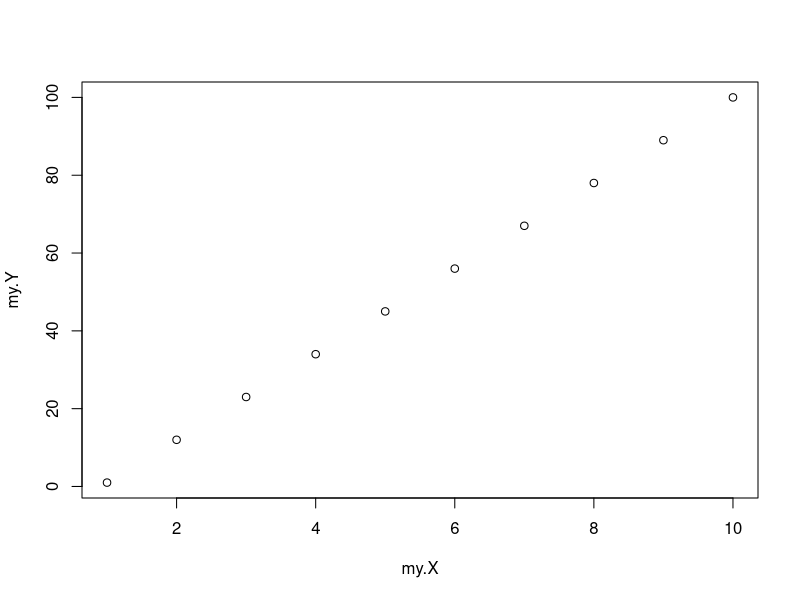
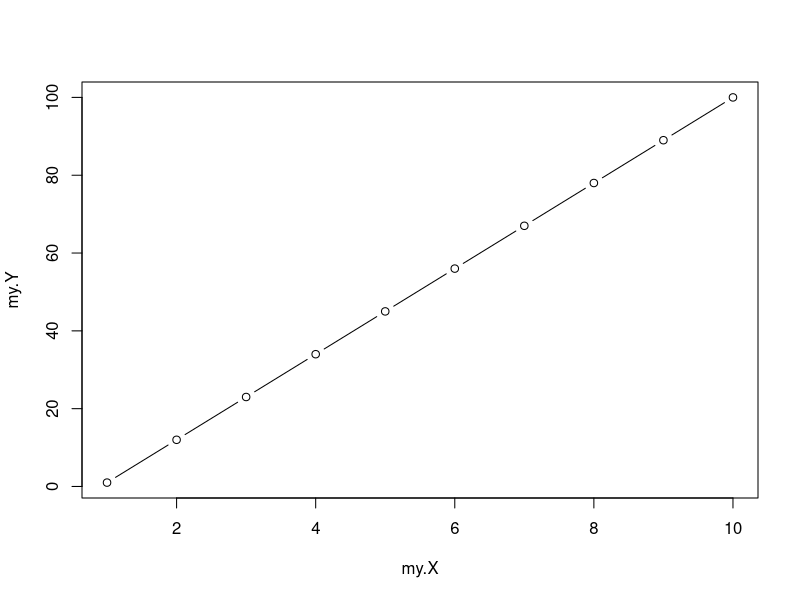
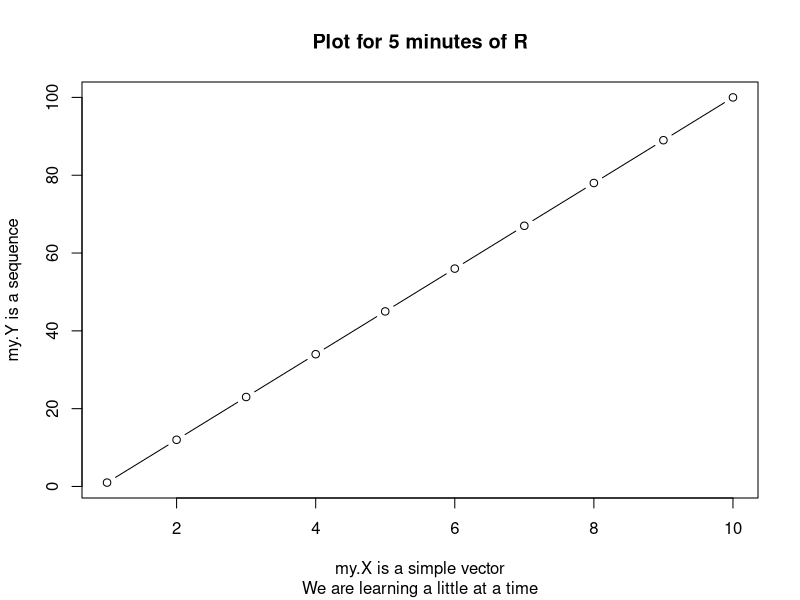
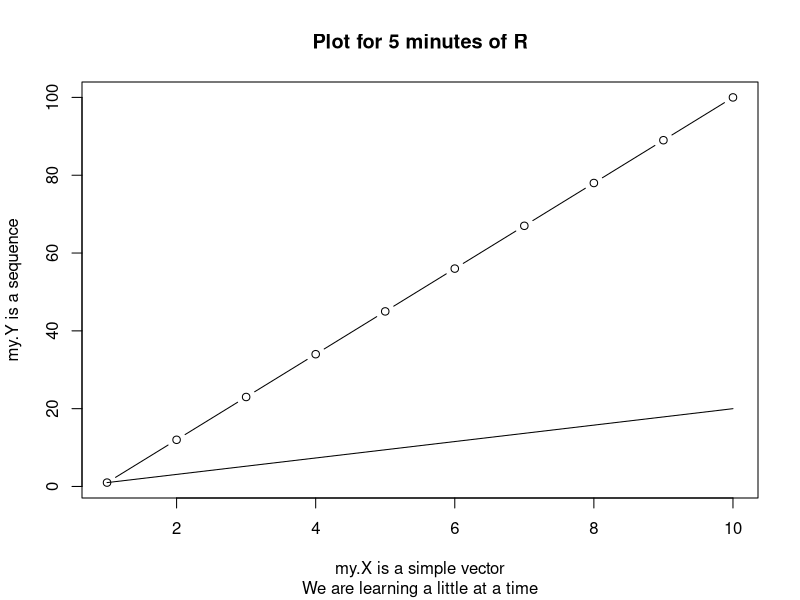
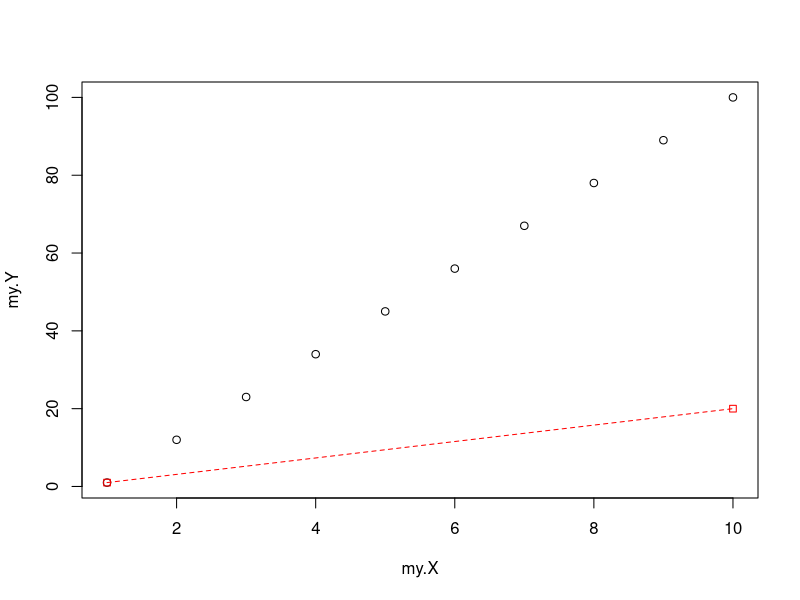
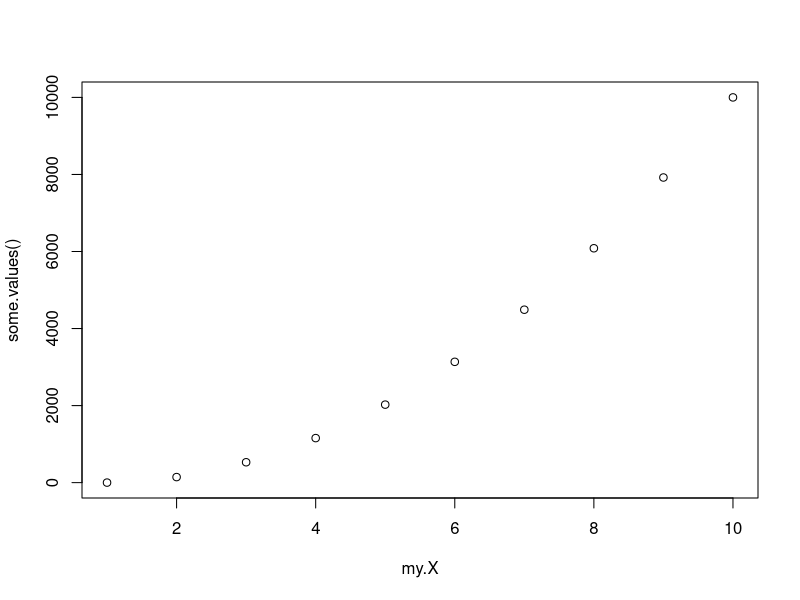
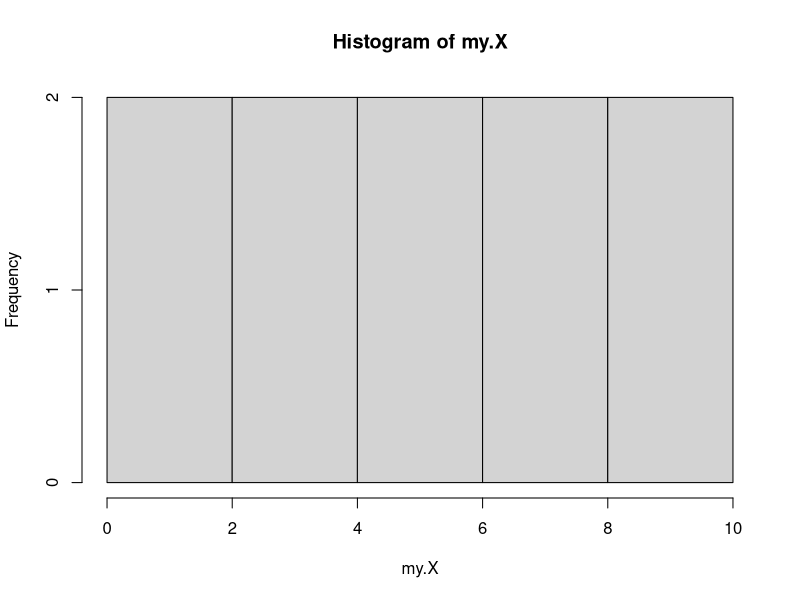
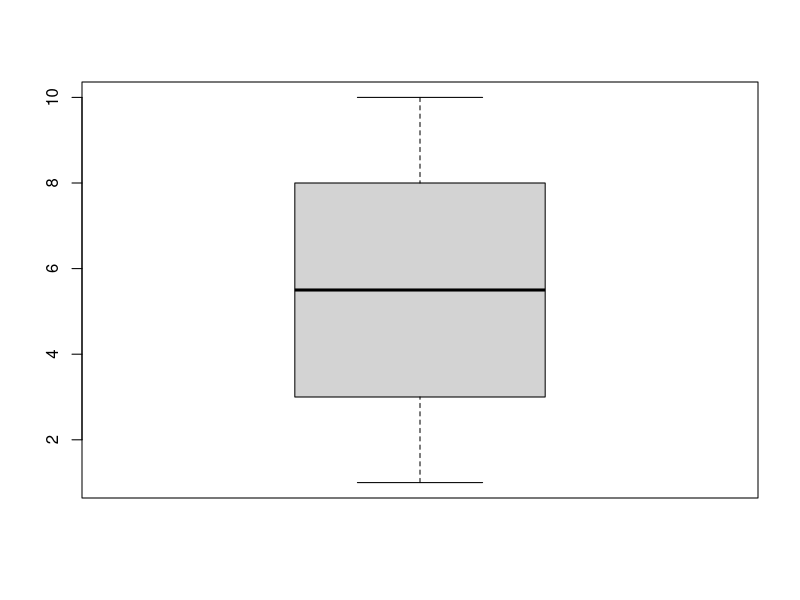

Generate these figures, in order, with R:
# Copyright Mark Niemann-Ross, 2017
# Author: Mark Niemann-Ross. mark.niemannross@gmail.com
# Description: Example file for plot: five minutes of R

# documentation of plot()
?plot

# set up an x and y variable
my.X <- c(1:10)
my.Y <- seq(from=1, to=100,length.out = length(my.X))

# the simplest of all plots
plot(my.X,my.Y)

# change the appearance of the plotted points
plot(my.X,my.Y,type = "b")

# setting the titles and labels
plot(my.X,my.Y,
     type = "b",
     main = "Plot for 5 minutes of R",
     sub = "We are learning a little at a time",
     xlab="my.X is a simple vector",
     ylab="my.Y is a sequence")

# adding another line to a plot
plot(my.X,my.Y,
     type = "b",
     main = "Plot for 5 minutes of R",
     sub = "We are learning a little at a time",
     xlab="my.X is a simple vector",
     ylab="my.Y is a sequence")
lines(c(1,10),c(1,20))

?lines # hint: this will tell you more about how to do lines

# another example of plot & line
plot(my.X,my.Y)
lines(c(1,10),c(1,20), type="o", pch=22, lty=2, col="red")

# You can also use functions as x and y arguments
some.values <- function() { 
  return(seq(from=1, to=100,length.out = length(my.X))^2)
  }
plot(my.X,some.values())

# other chart types:
hist(my.X)
boxplot(my.X)
qqnorm(my.X)

# ggplot2 is a very popular package from the tidyverse
# https://cran.r-project.org/web/packages/ggplot2/ggplot2.pdf

# related to ggplot2, look at qplot
